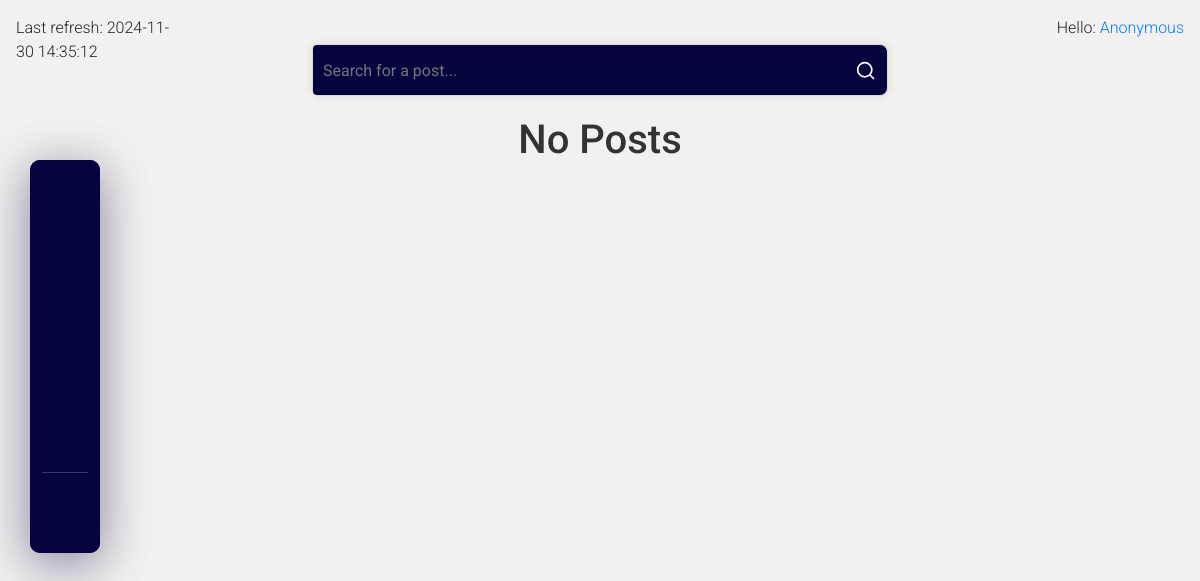
The page /dashboard/ on the database as committed earlier.
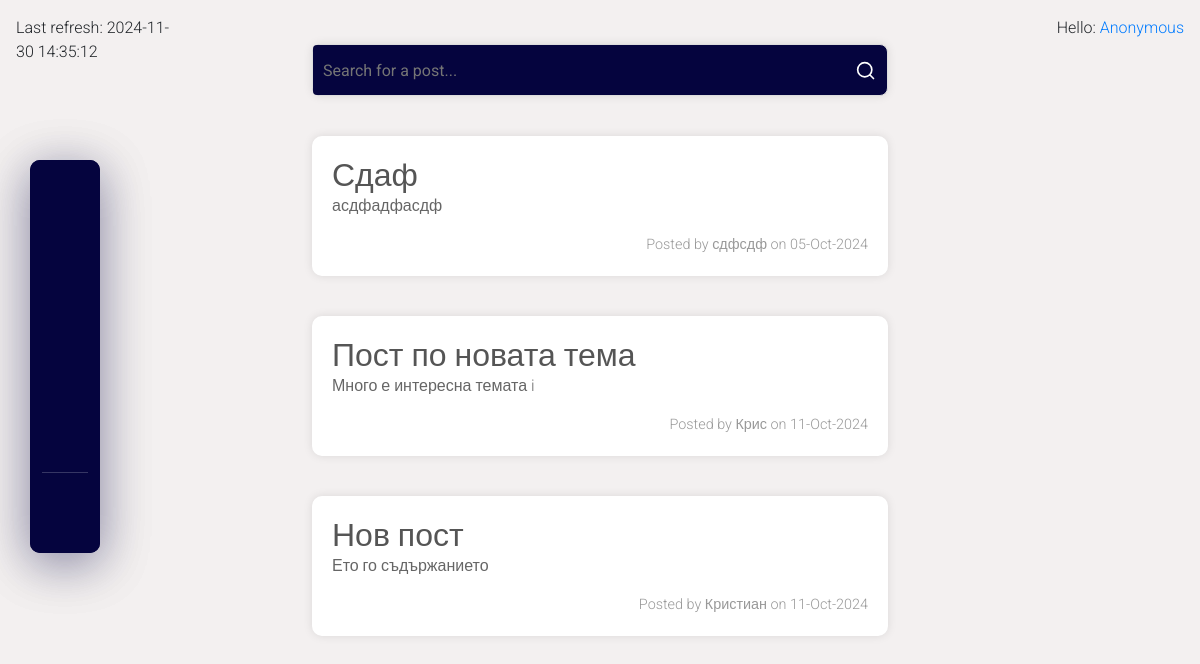
The same page on the database as committed later.
### forumApp/posts/models.py (models this page shows)
class Post(models.Model):
    TITLE_MAX_LENGTH = 100
    title = models.CharField(
        max_length=TITLE_MAX_LENGTH,
    )
    content = models.TextField(
        validators=(
            BadLanguageValidator(),
        )
    )
    author = models.CharField(
        max_length=30
    )
    created_at = models.DateTimeField(
        auto_now_add=True,
    )
    approved = models.BooleanField(
        default=False,
    )
    languages = models.CharField(
        max_length=20,
        choices=LanguageChoice.choices,
        default=LanguageChoice.OTHER,
    )
    image = models.ImageField(
        upload_to='post_images/',
        blank=True,
        null=True,
    )

### forumApp/posts/views.py (the view)
# urls.py: path('dashboard/', DashboardView.as_view(), name='dashboard'),
class DashboardView(ListView, FormView):
    template_name = 'posts/dashboard.html'
    context_object_name = 'posts'
    form_class = SearchForm
    success_url = reverse_lazy('dashboard')
    model = Post

### forumApp/posts/forms.py
class SearchForm(forms.Form):
    query = forms.CharField(
        label='',
        required=False,
        max_length=10,
        widget=forms.TextInput(
            attrs={
                'placeholder': 'Search for a post...',
            }
        )
    )

### forumApp/posts/templatetags/current_time.py (called while the page is built)
@register.simple_tag(name='current_time')
def current_time(format_string='%Y-%m-%d %H:%M:%S'):
    return datetime.now().strftime(format_string)

### forumApp/posts/templatetags/markdown_extras.py (called while the page is built)
@register.filter(name='markdown')
def markdown_format(text):
    return mark_safe(markdown.markdown(text))

### templates/posts/dashboard.html (shortened to what this page needs)
{% extends 'common/base.html' %}
{% load markdown_extras %}
{% block content %}
        {% include 'common/nav.html' %}
        <div class="container">
            {% include 'posts/search-form.html' %}
            <div class="posts">
            {% for post in posts %}
                <a id="post-url" href="{% url 'details-post' post.pk %}">
                    <div class="post">
                        <h2>{{ post.title|capfirst }}</h2>
                        {% if not post.content %}
                            {% lorem 3 p %}
                        {% else %}
                            {{ post.content|markdown|capfirst }}
                        {% endif %}
                        <div class="post-meta">
                            <span>Posted by {{ post.author|default:"anonymous" }} on {{ post.created_at|date:"d-M-Y" }}</span>
                        </div>
                    </div>
                </a>
            {% empty %}
                <h1 class="no-posts">No Posts</h1>
            {% endfor %}
        </div>
    </div>
{% endblock %}

### templates/common/base.html (shortened to what this page needs)
{% load static %}
{% load current_time %}
{% load user_info %}
<!DOCTYPE html>
<html lang="en">
<head>
    {% block styles %}
        <link rel="stylesheet" href="https://cdn.jsdelivr.net/npm/bootstrap@4.1.3/dist/css/bootstrap.min.css">
        <link rel="stylesheet" href="{% static 'css/styles.css' %}">
    {% endblock %}
</head>
<body>
    {% include 'common/nav.html' %}
    <div class="container-fluid">
        <div class="row">
            <div class="col-md-2 p-3">
                    <p>Last refresh: {% current_time %}</p>
            </div>
            <div class="col-md-8 py-4">
                <div class="text-center">
                    {% block content %}{% endblock %}
                </div>
            </div>
            <div class="col-md-2 p-3 d-flex justify-content-end ">
                <p>
                    {% if user.is_authenticated %}
                        Hello: <a href="{% url 'admin:index' %}">{{ user.username }}</a>
                    {% else %}
                        Hello: <a href="{% url 'admin:index' %}">Anonymous</a>
                    {% endif %}
                </p>
            </div>
        </div>
    </div>
</body>
</html>

### templates/common/nav.html (shortened to what this page needs)
<ul class="menu">
    <li class="menu-item">
        <a href="{% url 'index' %}" class="menu-link">
        </a>
    </li>
    <li class="menu-item">
        <a href="{% url 'dashboard' %}" class="menu-link">
        </a>
    </li>
    <li class="menu-item">
        <a href="{% url 'add-post' %}" class="menu-link">
        </a>
    </li>
    {% if not request.user.is_authenticated %}
    <li class="menu-item">
        <a href="{% url 'login' %}" class="menu-link">
        </a>
    </li>
    {% endif %}
    <li class="menu-item">
        <a href="#" class="menu-link">
        </a>
    </li>
    <li class="menu-item">
        <a href="#" class="menu-link">
        </a>
    </li>
</ul>

### templates/posts/search-form.html
<form class="search-bar" action="{% url 'dashboard' %}" method="get">
    {{ form }}
    <button>
        <svg xmlns="http://www.w3.org/2000/svg" width="20" height="20" viewBox="0 0 24 24" fill="transparent" stroke="white" stroke-width="2" stroke-linecap="round" stroke-linejoin="round" class="ai ai-Search"><path d="M21 21l-4.486-4.494M19 10.5a8.5 8.5 0 1 1-17 0 8.5 8.5 0 0 1 17 0z"/></svg>
    </button>
</form>

### static/css/forms.css (style rules this page uses)
form { width: 100%; max-width: 600px; margin: 0 auto; padding: 20px; background-color: #89a5ff; border: 1px solid #ddd; border-radius: 8px; box-shadow: 0 0 10px rgba(0, 0, 0, 0.1); }
form div { margin-bottom: 15px; }
form input[type="text"], form textarea { width: 100%; padding: 10px; font-size: 16px; border: 1px solid #ccc; border-radius: 4px; }

### static/css/posts.css (style rules this page uses)
body { font-family: "Roboto", sans-serif; font-weight: 300; font-style: normal; background-color: #f3f0f0; margin: 0; padding: 0; }
.container { width: 80%; margin: 0 auto; padding: 20px; }
#post-url { text-decoration: none; }
.posts { margin-top: 20px; display: flex; flex-direction: column; gap: 20px; }
.post { padding: 20px; border-radius: 10px; background-color: #ffffff; box-shadow: 0 0 10px rgba(0, 0, 0, 0.1); }
.post h2 { margin: 0; color: #555; text-align: left; }
.post p { color: #666; text-align: left; }
.post-meta { margin-top: 10px; display: flex; justify-content: end; font-size: 0.9em; color: #999; }

### static/css/nav.css (style rules this page uses)
*, *:after, *:before { box-sizing: border-box; }
ul.menu { position: fixed; font-family: "Roboto", sans-serif; font-weight: 300; font-style: normal; left: 30px; top: 20%; list-style: none; margin: 0; width: 70px; padding: 0; margin-right: auto; background-color: #05043e; display: flex; flex-direction: column; justify-content: space-between; padding: 0.75rem; border-radius: 10px; box-shadow: 0 10px 50px 0 rgba(5, 4, 62, 0.25); }
ul.menu li.menu-item:nth-child(6) { margin-top: 5rem; padding-top: 1.25rem; border-top: 1px solid #363664; }
ul.menu li.menu-item + li.menu-item { margin-top: 0.75rem; }
ul.menu a.menu-link { color: #FFF; text-decoration: none; display: flex; align-items: center; justify-content: center; width: 3rem; height: 3rem; border-radius: 8px; position: relative; }

### static/css/search-bar.css (style rules this page uses)
.search-bar { width: 100%; height: 52px; display: flex; justify-content: flex-end; padding: 0; box-shadow: 0 0 10px rgba(0, 0, 0, 0.1); }
.search-bar { background-color: #05043e; }
.search-bar div { width: 100%; height: 100%; }
.search-bar button { background-color: transparent; border: none; margin-right: 5px; }
.search-bar div input[type="text"] { background-color: #05043e; border: none; padding-left: 10px; height: 50px; color: white; }

Rows that differ between the two databases and show on the page:
added Post: title "Сдаф", content "асдфадфасдф", author "сдфсдф", created_at "05-Oct-2024"
added Post: title "Пост по новата тема", content "Много е интересна темата i", author "Крис", created_at "11-Oct-2024"
added Post: title "Нов пост", content "Ето го съдържанието", author "Кристиан", created_at "11-Oct-2024"
Other text that changed with them:
text no longer shown: "No Posts"
